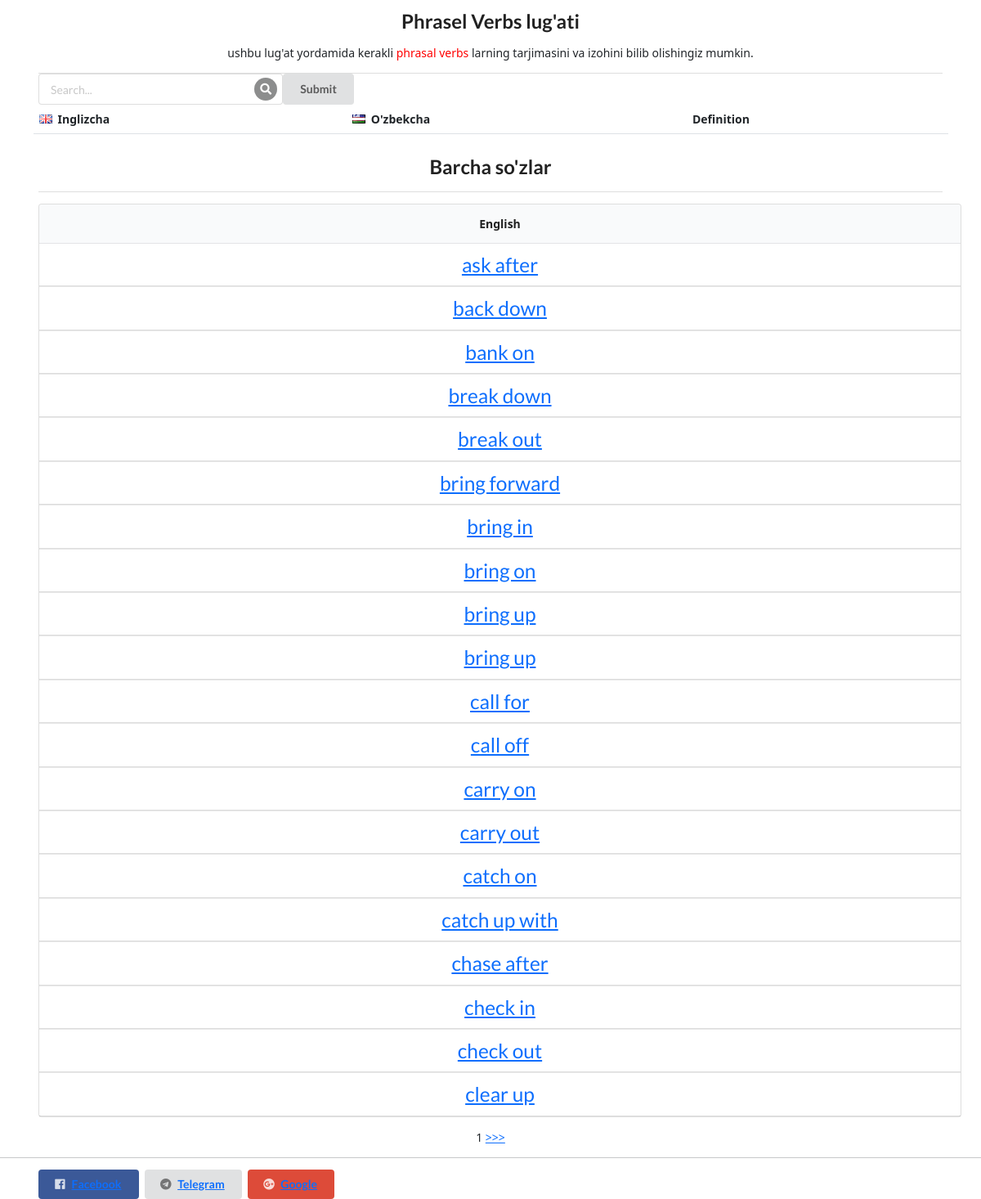
The page / on the database its author committed.
### english/models.py (models this page shows)
class EnglishPhrases(models.Model):
	english = models.CharField(max_length=200, null=True)
	uzbek = models.CharField(max_length=200, null=True)
	definition = models.CharField(max_length=200, null=True)
	example = models.TextField(max_length=300)
	def __str__(self):
		return self.english

### english/views.py (the view)
# urls.py: path('', homepage, name='home'),
def homepage(request):
    words = EnglishPhrases.objects.order_by('english')
    soz = request.GET.get('q', '')
    if soz and soz!='':
        tarjima = EnglishPhrases.objects.filter(english__contains=soz)[:3]
    else:
        tarjima = None
    p = Paginator(words, 20)
    page_number = request.GET.get('page')
    try:
        page_obj = p.get_page(page_number)  # returns the desired page object
    except PageNotAnInteger:
        page_obj = p.page(1)
    except EmptyPage:
        page_obj = p.page(p.num_pages)
    context = {'page_obj': page_obj, 'q':soz, 'tarjima':tarjima}
    return render(request, 'homepage.html', context)

### english/templates/homepage.html (shortened to what this page needs)
<!DOCTYPE html>
{% load static %}
<html lang="en">
<head>
	<link rel="stylesheet" href="{% static 'semantic/semantic.min.css' %}">
  <link href="https://cdn.jsdelivr.net/npm/bootstrap@5.1.3/dist/css/bootstrap.min.css" rel="stylesheet">
</head>
<body>
<section>
<div class="ui container">
  <div class="ui sizer vertical segment">
    <div class="ui large header ui center aligned container">Phrasel Verbs lug'ati</div>
      <p class="ui center aligned container">ushbu lug'at yordamida kerakli <span style="color:red;">phrasal verbs</span> larning tarjimasini va izohini bilib olishingiz mumkin. </p>
  </div>
<form class="ui form" method="GET">
  <div class="ui icon input ">
    <input name="q" value="{{q}}" type="text" placeholder="Search...">
    <i class="inverted circular search link icon"></i>
    <button class="ui button" type="submit">Submit</button>
  </div>
</form>
</div>
 <div class="container">
        <div class="row">
            <div class="table-responsive">
                <table class="table">
                    <thead >
                        <tr>
                            <th><i class="uk flag"></i>Inglizcha</th>
                            <th><i class="uz flag"></i>O'zbekcha</th>
                            <th>Definition</th>
                        </tr>
                    </thead>
                </table>
            </div>
        </div>
    </div>
<div class="ui container">
 <div class="ui sizer vertical segment">
    <div class="ui large header ui center aligned container">Barcha so'zlar</div>
</div>
  <table class="ui celled table">
  <thead>
    <tr>
     <th class="ui center aligned container">English</th>
    </tr>
  </thead>
  <tbody>
    {% for post in page_obj.object_list %}
    <tr>
      <td data-label="English class" class="ui center aligned container">
      	<a href="{% url 'words' post.id %}"><h3>{{post}}</h3></a>
      </td>
    </tr>
     {% endfor %}
  </tbody>
</table>
 <center>
        <span>{{page_obj.number}}</span>
        {%if page_obj.has_next %}
            <a href="?page={{page_obj.next_page_number}}"> >>> </a>
        {% endif %}
    </center>
</div>
<hr>
<div class="ui container">
  <button class="ui facebook button">
    <i class="facebook icon"></i><a href="https://facebook.com/begbotov_shokir">Facebook</a>
  </button>
  <button class="ui telegram button">
    <i class="telegram icon"></i><a href="https://t.me/begbotov_shokir">Telegram</a>
  </button>
  <button class="ui google plus button">
    <i class="google plus icon"></i><a href="https://begbotovshake@gmail.com">Google</a>
  </button>
</div>
</section>
</body>
</html>

### rows shown on the page
EnglishPhrases: english "ask after"
EnglishPhrases: english "back down"
EnglishPhrases: english "bank on"
EnglishPhrases: english "break down"
EnglishPhrases: english "break out"
EnglishPhrases: english "bring forward"
EnglishPhrases: english "bring in"
EnglishPhrases: english "bring on"
EnglishPhrases: english "bring up"
EnglishPhrases: english "bring up"
EnglishPhrases: english "call for"
EnglishPhrases: english "call off"
EnglishPhrases: english "carry on"
EnglishPhrases: english "carry out"
EnglishPhrases: english "catch on"
EnglishPhrases: english "catch up with"
EnglishPhrases: english "chase after"
EnglishPhrases: english "check in"
EnglishPhrases: english "check out"
EnglishPhrases: english "clear up"

### other values the page prints
{{ page_obj.number }} "1"
